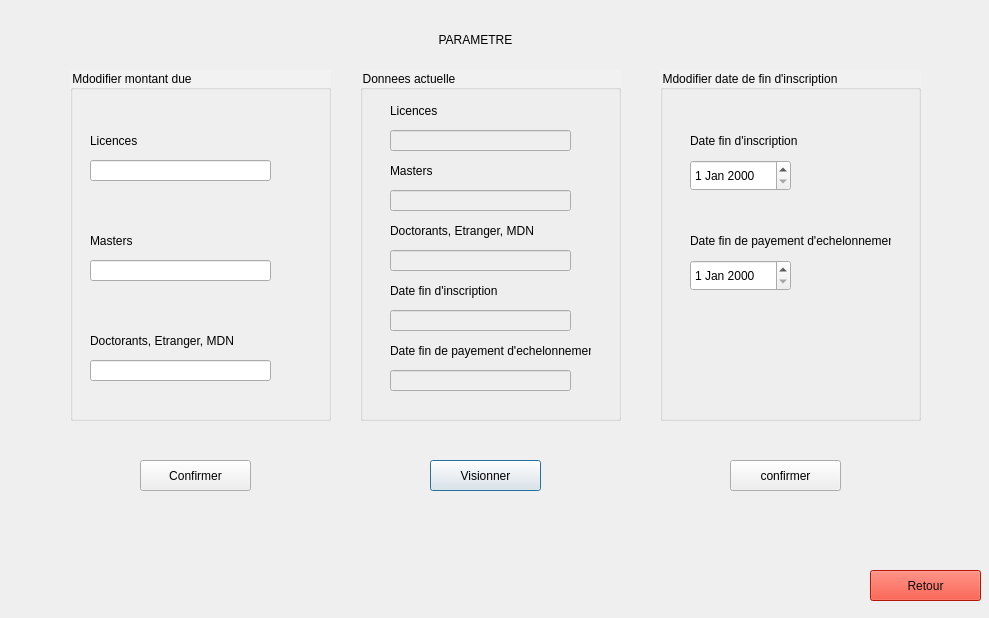
<?xml version="1.0" encoding="UTF-8"?>
<ui version="4.0">
 <class>parametre</class>
 <widget class="QDialog" name="parametre">
  <property name="geometry">
   <rect>
    <x>0</x>
    <y>0</y>
    <width>989</width>
    <height>618</height>
   </rect>
  </property>
  <property name="windowTitle">
   <string>Dialog</string>
  </property>
  <property name="styleSheet">
   <string notr="true">QDialog{
	
	background-image: url(:/img/img/hero-background-15.jpg);
}</string>
  </property>
  <widget class="QLabel" name="label">
   <property name="geometry">
    <rect>
     <x>390</x>
     <y>20</y>
     <width>171</width>
     <height>41</height>
    </rect>
   </property>
   <property name="styleSheet">
    <string notr="true">font: 18pt &quot;MS Shell Dlg 2&quot;;</string>
   </property>
   <property name="text">
    <string>&lt;center&gt;PARAMETRE&lt;/center&gt;</string>
   </property>
  </widget>
  <widget class="QGroupBox" name="groupBox">
   <property name="geometry">
    <rect>
     <x>70</x>
     <y>70</y>
     <width>261</width>
     <height>351</height>
    </rect>
   </property>
   <property name="styleSheet">
    <string notr="true">QGroupBox{
background-color: rgba(255, 255, 255, 45);
}</string>
   </property>
   <property name="title">
    <string>Mdodifier montant due</string>
   </property>
   <widget class="QLabel" name="label_2">
    <property name="geometry">
     <rect>
      <x>20</x>
      <y>60</y>
      <width>151</width>
      <height>21</height>
     </rect>
    </property>
    <property name="text">
     <string>Licences</string>
    </property>
   </widget>
   <widget class="QLabel" name="label_3">
    <property name="geometry">
     <rect>
      <x>20</x>
      <y>160</y>
      <width>151</width>
      <height>21</height>
     </rect>
    </property>
    <property name="text">
     <string>Masters</string>
    </property>
   </widget>
   <widget class="QLabel" name="label_4">
    <property name="geometry">
     <rect>
      <x>20</x>
      <y>260</y>
      <width>151</width>
      <height>21</height>
     </rect>
    </property>
    <property name="text">
     <string>Doctorants, Etranger, MDN</string>
    </property>
   </widget>
   <widget class="QLineEdit" name="inp_licence">
    <property name="geometry">
     <rect>
      <x>20</x>
      <y>90</y>
      <width>181</width>
      <height>21</height>
     </rect>
    </property>
   </widget>
   <widget class="QLineEdit" name="inp_master">
    <property name="geometry">
     <rect>
      <x>20</x>
      <y>190</y>
      <width>181</width>
      <height>21</height>
     </rect>
    </property>
   </widget>
   <widget class="QLineEdit" name="inp_DocEtrMdn">
    <property name="geometry">
     <rect>
      <x>20</x>
      <y>290</y>
      <width>181</width>
      <height>21</height>
     </rect>
    </property>
   </widget>
  </widget>
  <widget class="QGroupBox" name="groupBox_2">
   <property name="geometry">
    <rect>
     <x>360</x>
     <y>70</y>
     <width>261</width>
     <height>351</height>
    </rect>
   </property>
   <property name="styleSheet">
    <string notr="true">QGroupBox{
background-color: rgba(255, 255, 255, 25);
}</string>
   </property>
   <property name="title">
    <string>Donnees actuelle</string>
   </property>
   <widget class="QLabel" name="label_5">
    <property name="geometry">
     <rect>
      <x>30</x>
      <y>30</y>
      <width>151</width>
      <height>21</height>
     </rect>
    </property>
    <property name="text">
     <string>Licences</string>
    </property>
   </widget>
   <widget class="QLabel" name="label_6">
    <property name="geometry">
     <rect>
      <x>30</x>
      <y>90</y>
      <width>151</width>
      <height>21</height>
     </rect>
    </property>
    <property name="text">
     <string>Masters</string>
    </property>
   </widget>
   <widget class="QLabel" name="label_7">
    <property name="geometry">
     <rect>
      <x>30</x>
      <y>150</y>
      <width>151</width>
      <height>21</height>
     </rect>
    </property>
    <property name="text">
     <string>Doctorants, Etranger, MDN</string>
    </property>
   </widget>
   <widget class="QLabel" name="label_8">
    <property name="geometry">
     <rect>
      <x>30</x>
      <y>210</y>
      <width>151</width>
      <height>21</height>
     </rect>
    </property>
    <property name="text">
     <string>Date fin d'inscription</string>
    </property>
   </widget>
   <widget class="QLabel" name="label_9">
    <property name="geometry">
     <rect>
      <x>30</x>
      <y>270</y>
      <width>201</width>
      <height>21</height>
     </rect>
    </property>
    <property name="text">
     <string>Date fin de payement d'echelonnement</string>
    </property>
   </widget>
   <widget class="QLineEdit" name="dataLicence">
    <property name="enabled">
     <bool>false</bool>
    </property>
    <property name="geometry">
     <rect>
      <x>30</x>
      <y>60</y>
      <width>181</width>
      <height>21</height>
     </rect>
    </property>
   </widget>
   <widget class="QLineEdit" name="dataMaster">
    <property name="enabled">
     <bool>false</bool>
    </property>
    <property name="geometry">
     <rect>
      <x>30</x>
      <y>120</y>
      <width>181</width>
      <height>21</height>
     </rect>
    </property>
   </widget>
   <widget class="QLineEdit" name="dataDocEtrMdn">
    <property name="enabled">
     <bool>false</bool>
    </property>
    <property name="geometry">
     <rect>
      <x>30</x>
      <y>180</y>
      <width>181</width>
      <height>21</height>
     </rect>
    </property>
   </widget>
   <widget class="QLineEdit" name="dataDateInsc">
    <property name="enabled">
     <bool>false</bool>
    </property>
    <property name="geometry">
     <rect>
      <x>30</x>
      <y>240</y>
      <width>181</width>
      <height>21</height>
     </rect>
    </property>
   </widget>
   <widget class="QLineEdit" name="dataDateEch">
    <property name="enabled">
     <bool>false</bool>
    </property>
    <property name="geometry">
     <rect>
      <x>30</x>
      <y>300</y>
      <width>181</width>
      <height>21</height>
     </rect>
    </property>
   </widget>
  </widget>
  <widget class="QGroupBox" name="groupBox_3">
   <property name="geometry">
    <rect>
     <x>660</x>
     <y>70</y>
     <width>261</width>
     <height>351</height>
    </rect>
   </property>
   <property name="styleSheet">
    <string notr="true">QGroupBox{
background-color: rgba(255, 255, 255, 25);
}</string>
   </property>
   <property name="title">
    <string>Mdodifier date de fin d'inscription</string>
   </property>
   <widget class="QDateEdit" name="inp_dateIns">
    <property name="geometry">
     <rect>
      <x>30</x>
      <y>90</y>
      <width>101</width>
      <height>31</height>
     </rect>
    </property>
   </widget>
   <widget class="QDateEdit" name="inp_dateEch">
    <property name="geometry">
     <rect>
      <x>30</x>
      <y>190</y>
      <width>101</width>
      <height>31</height>
     </rect>
    </property>
   </widget>
  </widget>
  <widget class="QLabel" name="label_10">
   <property name="geometry">
    <rect>
     <x>690</x>
     <y>130</y>
     <width>151</width>
     <height>21</height>
    </rect>
   </property>
   <property name="text">
    <string>Date fin d'inscription</string>
   </property>
  </widget>
  <widget class="QLabel" name="label_11">
   <property name="geometry">
    <rect>
     <x>690</x>
     <y>230</y>
     <width>201</width>
     <height>21</height>
    </rect>
   </property>
   <property name="text">
    <string>Date fin de payement d'echelonnement</string>
   </property>
  </widget>
  <widget class="QPushButton" name="pushButton">
   <property name="geometry">
    <rect>
     <x>430</x>
     <y>460</y>
     <width>111</width>
     <height>31</height>
    </rect>
   </property>
   <property name="text">
    <string>Visionner</string>
   </property>
  </widget>
  <widget class="QPushButton" name="pushButton_2">
   <property name="geometry">
    <rect>
     <x>140</x>
     <y>460</y>
     <width>111</width>
     <height>31</height>
    </rect>
   </property>
   <property name="text">
    <string>Confirmer</string>
   </property>
  </widget>
  <widget class="QPushButton" name="pushButton_3">
   <property name="geometry">
    <rect>
     <x>730</x>
     <y>460</y>
     <width>111</width>
     <height>31</height>
    </rect>
   </property>
   <property name="text">
    <string>confirmer</string>
   </property>
  </widget>
  <widget class="QPushButton" name="pushButton_4">
   <property name="geometry">
    <rect>
     <x>870</x>
     <y>570</y>
     <width>111</width>
     <height>31</height>
    </rect>
   </property>
   <property name="styleSheet">
    <string notr="true">background-color: rgb(255, 30, 1);
color: rgb(11, 11, 11);</string>
   </property>
   <property name="text">
    <string>Retour</string>
   </property>
  </widget>
 </widget>
 <resources/>
 <connections/>
</ui>
